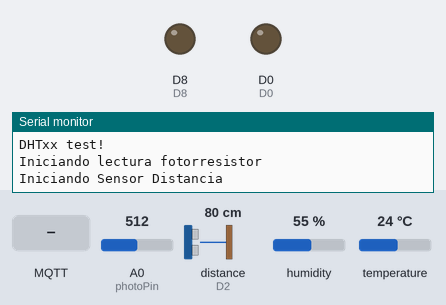
Bench run of a sketch on a simulated ESP8266 (NodeMCU). Parts: output pins drawn as LEDs (lit = HIGH), the last lines printed to the serial monitor. Wiring (inferred from the names in the program): ultrasonic range finder: trigger D1; echo D2. The test bench sets the inputs (shaded band); at power-on: A0 (photoPin) = 512, distance to the obstacle (sensor on D2) 80 cm, humidity 55 %, temperature 24 °C. The echo pulse lasts 58.3 µs per cm; WiFi joins after 1.5 s; servers stay silent unless stated; random numbers use the default seed unless the sketch sets one; no MQTT or app messages arrive unless stated; pins used as bus, display or sensor lines are not drawn.

Above: at 2.8 s.
2.9 s: MQTT message "1" arrives on the first subscribed topic
At 6.1 s:
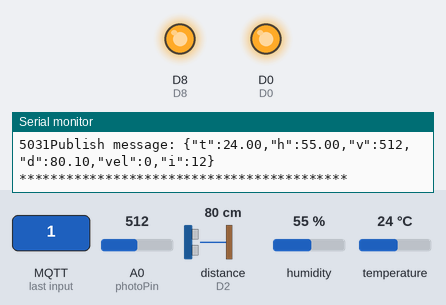
6.5 s: A0 (photoPin) set to 106
9.3 s: A0 (photoPin) set to 95
At 12.4 s:
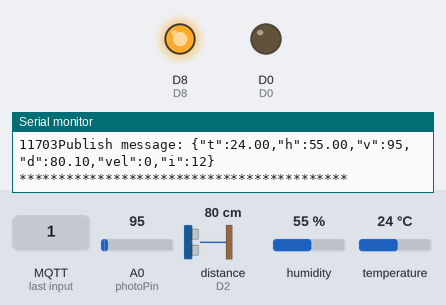
19.8 s: MQTT message "on" arrives on the first subscribed topic
At 22.8 s:
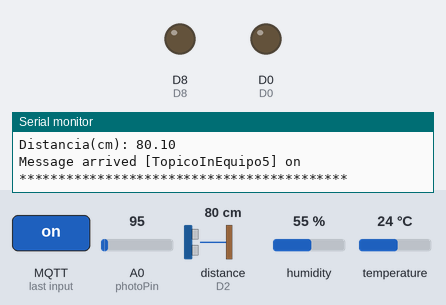
23.3 s: A0 (photoPin) set to 306
At 25.4 s:
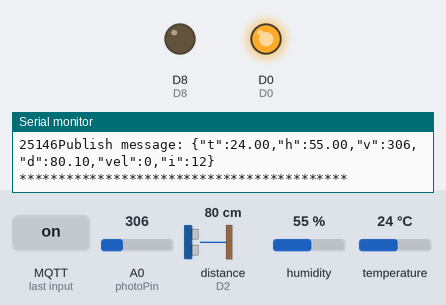
Timing chart, 0 to 26.9 s (numbered marks = the images above; inputs shaded):
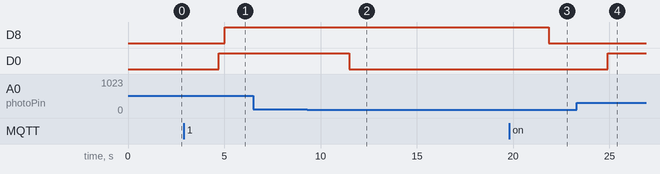

The sketch:

domotica.ino
```cpp
#define D0 16  // Aqui va el led del fotorresistor
#define D1  5  // trigPin - sensor ultrasónico
#define D2  4  // echoPin - sensor ultrasónico
#define D4 2   // Aquí va el sensor de temperatura
#define D5 14  // LED blinking
#define D6 12  // LED para sensor temperatura
#define D7 13  // LED para sensor ultrasonico
#define D8 15  // LED para avisar mensaje publicado

// Identificador de este nodeMCU
int i = 12;

// Velocidad
int vel = 0;

// ----- Definiciones de fotorresistor
int photoPin = A0;
int ledphotoResistor = 16;  // Equivale a D0
int x = -1;  //0..1023

// ----- Definiciones del sensor de temperatura DHT11
#include "DHT.h"
#define DHTPIN D4  // Posicion equivalente a D4
#define DHTTYPE DHT11
DHT dht(DHTPIN, DHTTYPE);
float h, t;

// ----- Definiciones del sensor ultrasonico
int trigPin = D1;
int echoPin = D2;
float v = 331.5+0.6*20;   // m
float d;

// ----- Definiciones de ESP8266MQTT
/*
 Basic ESP8266 MQTT example
 This sketch demonstrates the capabilities of the pubsub library in combination
 with the ESP8266 board/library.
 It connects to an MQTT server then:
  - publishes "hello world" to the topic "outTopic" every two seconds
  - subscribes to the topic "inTopic", printing out any messages
    it receives. NB - it assumes the received payloads are strings not binary
  - If the first character of the topic "inTopic" is an 1, switch ON the ESP Led,
    else switch it off
 It will reconnect to the server if the connection is lost using a blocking
 reconnect function. See the 'mqtt_reconnect_nonblocking' example for how to
 achieve the same result without blocking the main loop.
 To install the ESP8266 board, (using Arduino 1.6.4+):
  - Add the following 3rd party board manager under "File -> Preferences -> Additional Boards Manager URLs":
       http://arduino.esp8266.com/stable/package_esp8266com_index.json
  - Open the "Tools -> Board -> Board Manager" and click install for the ESP8266"
  - Select your ESP8266 in "Tools -> Board"
*/

#include <ESP8266WiFi.h>
#include <PubSubClient.h>  // Si no existe la biblioteca
                           // Nota bajar .zip https://www.arduinolibraries.info/libraries/pub-sub-client
                           // Instalar Menu: Programa / Submenu: Incluir libreria / Anadir biblioteca PubSubClientxxx.zip
const char* ssid = ""; // Ingresar nombre de la red
const char* password = ""; // Ingresar contrasena de la red
const char* mqtt_server = "broker.mqtt-dashboard.com";
const char* topico_salida = "TopicoOutEquipo5";
const char* topico_entrada = "TopicoInEquipo5";
char sTopicoOutEquipo5[60];

WiFiClient espClient;
PubSubClient client(espClient);
unsigned long lastMsg = 0;
#define MSG_BUFFER_SIZE  (60)
char msg[MSG_BUFFER_SIZE];
int value = 0;

// =================================================================
// ----- Funcion que Conecta a Wifi del Router
// We start by connecting to a WiFi network
void setup_wifi() {
  delay(10);
  Serial.println();    Serial.print("Connecting to ");   Serial.println(ssid);
  WiFi.mode(WIFI_STA); WiFi.begin(ssid, password);
  while (WiFi.status() != WL_CONNECTED) {
    delay(500);
    Serial.print(".");
  }
  randomSeed(micros());
  Serial.println(""); Serial.println("WiFi connected"); Serial.print("IP address: "); Serial.println(WiFi.localIP());
}

// ----- Funcion que Conecta a Broker MQTT
void setup_mqtt() {
  client.setServer(mqtt_server, 1883);
  client.setCallback(callback);
  if (!client.connected()) {
    reconnect();
  }
}


// ----- Funcion que Conecta a Broker MQTT
void callback(char* topic, byte* payload, unsigned int length) {
  Serial.print("Message arrived ["); Serial.print(topic); Serial.print("] ");
  for (int i = 0; i < length; i++) {
    Serial.print((char)payload[i]);
  }
  Serial.println();
  digitalWrite(D5, HIGH); delay(100); digitalWrite(D5, LOW);  // Aviso Led azul en D5 Pin 8

                              // Switch on the LED if an 1 was received as first character
  if ((char)payload[0] == '1') {
    digitalWrite(D8, HIGH);   // Turn the LED on (Note that LOW is the voltage level
                              // but actually the LED is on; this is because
                              // it is active low on the ESP-01). No es cierto en D6.
  } else {
    digitalWrite(D8, LOW);    // Turn the LED off by making the voltage HIGH
  }
}

// ----- Funcion que Conecta o reconecta a Broker MQTT
void reconnect() {
  // Loop until we're reconnected
  while (!client.connected()) {
    Serial.print("Attempting MQTT connection...");
    // Create a random client ID
    String clientId = "ESP8266Client-";
    clientId += String(random(0xffff), HEX);
    // Attempt to connect
    if (client.connect(clientId.c_str())) {
      Serial.println("connected");
      // Once connected, publish an announcement...
      //client.publish("outTopic", "hello world");
      client.subscribe(topico_entrada);
      client.publish(topico_salida, sTopicoOutEquipo5);

      // ... and resubscribe
      //client.subscribe("inTopic");

    } else {
      Serial.print("failed, rc="); Serial.print(client.state()); Serial.println(" try again in 5 seconds");
      // Wait 5 seconds before retrying
      delay(5000);
    }
  }
}

void conectarMQTT() {
  if (!client.connected()) {
    reconnect();
  }
  client.loop();

  unsigned long now = millis();
  if (now - lastMsg > 5000) {
    lastMsg = now;
    ++value;

    Serial.print(now); Serial.print("Publish message: "); Serial.println(sTopicoOutEquipo5);
    client.publish(topico_salida, sTopicoOutEquipo5);

 //REDV   client.publish(topico_salida, msg);
//    client.publish(topico_entrada, msg);
  }
}


// =================================================================
// ----- Funcion detector de iluminacion mediante un fotorresitor
// Puerto A0, lee valores de 0 a 1023 dependiendo de la resistencia
void medirLuzledPhotoResistor() {
  x = analogRead(photoPin);
  Serial.print("Valor de voltaje ");
  Serial.println(x);
  if (x > 100)
    digitalWrite(ledphotoResistor, HIGH);
  else
    digitalWrite(ledphotoResistor, LOW);
}

// =================================================================
// ----- Funcion que lee temperatura y humedad con el sensor DHT11
void medirTemperatura() {
  delay(2000);
  h = dht.readHumidity();
  t = dht.readTemperature();
  float f = dht.readTemperature(true);

  if (isnan(h) || isnan(t) || isnan(f)) {
    Serial.print("Falló al leer el sensor DHT\n");
    return;
  }

  float hif = dht.computeHeatIndex(f, h);
  float hic = dht.computeHeatIndex(t, h, false);

  Serial.print("Humedad: "); Serial.print(h);
  Serial.print(", Temperatura: "); Serial.print(t);
  Serial.print("(C), "); Serial.print(f);
  Serial.print("(F), Indice de calor (C)"); Serial.print(hic);
  Serial.print(", Indice de calor (F)"); Serial.print(hif);
  Serial.print("\n");

  if (t > 26)
     digitalWrite(D6,HIGH);
  else
     digitalWrite(D6,LOW);

}


// =================================================================
// ----- Funcion que dispara un rayo, lo apaga y espera el echo
//       para medir distancia
void medirDistanciaCm() {
  digitalWrite(trigPin, LOW);
  delayMicroseconds(3);
  digitalWrite(trigPin, HIGH);
  delayMicroseconds(5);
  digitalWrite(trigPin,LOW);

  //listen for echo
  float tUs = pulseIn(echoPin, HIGH);  //microseconds
  float t = tUs / 1000.0 / 1000.0 / 2.0;    //s
  float dM = t*v;  //m
  d = dM*100;  // cm
  Serial.print("Distancia(cm): ");
  Serial.println(d);

  if (d < 100)
     digitalWrite(D7,HIGH);
  else
     digitalWrite(D7,LOW);

  delay(200);  //ms
}

// =================================================================
void setup() {
   pinMode(D0,OUTPUT); // Led del fotorresistor
   pinMode(D5,OUTPUT); // Led blinking
   pinMode(D6,OUTPUT); // Led del sensor de temperatura
   pinMode(D7,OUTPUT); // Led del sensor de temperatura
   pinMode(D8,OUTPUT); // Led del sensor de temperatura

   // ----- Iniciar consola: Herramientas, Monitor serie
   Serial.begin(9600);

   // ----- Abrir Wifi y MQTT
   setup_wifi();
   setup_mqtt();

   // ----- Inicializacion sensor temperatura - humedad
   Serial.println(F("DHTxx test!"));
   Serial.println("DHTxx test!");
   dht.begin();

   // ----- Inicializacion fotorresistor
   pinMode(ledphotoResistor, OUTPUT);
   pinMode(photoPin, INPUT);
   Serial.println("Iniciando lectura fotorresistor");

   // ----- Inicializacion sensor de distancia
   pinMode(trigPin,OUTPUT);
   pinMode(echoPin,INPUT);
   Serial.println("Iniciando Sensor Distancia");
}

void loop() {
   // blinking
   digitalWrite(D5,HIGH);
   delay(500);
   digitalWrite(D5,LOW);
   delay(500);

   medirTemperatura();
   medirLuzledPhotoResistor();
   medirDistanciaCm();

   // Print en MQTT
   snprintf (sTopicoOutEquipo5, MSG_BUFFER_SIZE, "{\"t\":%5.2f,\"h\":%5.2f,\"v\":%d,\"d\":%5.2f,\"vel\":%d,\"i\":%d}",t,h,x,d,vel,i);
   conectarMQTT();

   Serial.println("******************************************");
}
```

Measured:
- the behaviour switches between 101 and 100 on A0 (photoPin) (found by bisection; images 1 and 2)
- after the input at 2.9 s, D8: LOW → HIGH after 2.1 s
- after the input at 9.3 s, D0: HIGH → LOW after 2.2 s
- after the input at 19.8 s, D8: HIGH → LOW after 2.0 s
- after the input at 23.3 s, D0: LOW → HIGH after 1.6 s
